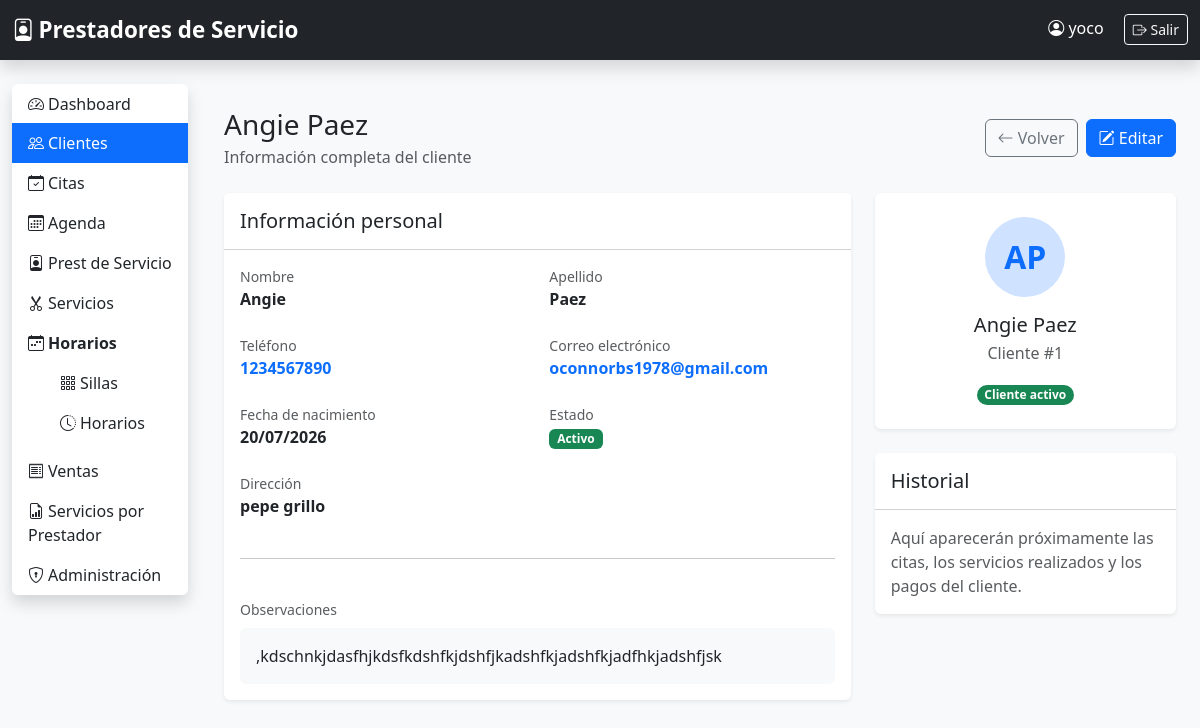
/clientes/1/ (signed in), run on the app's committed database.
### seguridad/models.py (models this page shows, shortened)
class Usuario(AbstractUser):
    telefono = models.CharField(max_length=20, blank=True)

### clientes/models.py (models this page shows, shortened)
class Cliente(models.Model):
    nombre = models.CharField(max_length=100)
    apellido = models.CharField(max_length=100)
    telefono = models.CharField(max_length=20)
    email = models.EmailField(
        blank=True,
        null=True,
        verbose_name="Correo electrónico"
    )
    direccion = models.CharField(
        max_length=250,
        blank=True
    )
    fecha_nacimiento = models.DateField(
        blank=True,
        null=True
    )
    fecha_registro = models.DateTimeField(
        auto_now_add=True
    )
    observaciones = models.TextField(
        blank=True
    )
    activo = models.BooleanField(
        default=True
    )
    class Meta:
        ordering = ["nombre", "apellido"]
        verbose_name = "Cliente"
        verbose_name_plural = "Clientes"

### clientes/views.py (the view)
# urls.py: path("<int:pk>/", views.detalle_cliente, name="detalle_cliente"),
@login_required
def detalle_cliente(request, pk):
    cliente = get_object_or_404(Cliente, pk=pk)
    return render(
        request,
        "clientes/detalle.html",
        {
            "cliente": cliente,
        },
    )

### clientes/templates/clientes/detalle.html (shortened to what this page needs)
{% extends "base.html" %}
{% block content %}
<div class="container-fluid py-4">
    <div class="d-flex flex-column flex-md-row justify-content-between align-items-md-center gap-3 mb-4">
        <div>
            <h1 class="h3 mb-1">
                {{ cliente.nombre }} {{ cliente.apellido }}
            </h1>
            <p class="text-muted mb-0">
                Información completa del cliente
            </p>
        </div>
        <div class="d-flex gap-2">
            <a
                href="{% url 'clientes:lista_clientes' %}"
                class="btn btn-outline-secondary"
            >
                <i class="bi bi-arrow-left"></i>
                Volver
            </a>
            <a
                href="{% url 'clientes:editar_cliente' cliente.pk %}"
                class="btn btn-primary"
            >
                <i class="bi bi-pencil-square"></i>
                Editar
            </a>
        </div>
    </div>
    <div class="row g-4">
        <div class="col-lg-8">
            <div class="card shadow-sm border-0 h-100">
                <div class="card-header bg-white py-3">
                    <h2 class="h5 mb-0">
                        Información personal
                    </h2>
                </div>
                <div class="card-body">
                    <div class="row g-4">
                        <div class="col-md-6">
                            <small class="text-muted d-block">
                                Nombre
                            </small>
                            <span class="fw-semibold">
                                {{ cliente.nombre|default:"No registrado" }}
                            </span>
                        </div>
                        <div class="col-md-6">
                            <small class="text-muted d-block">
                                Apellido
                            </small>
                            <span class="fw-semibold">
                                {{ cliente.apellido|default:"No registrado" }}
                            </span>
                        </div>
                        <div class="col-md-6">
                            <small class="text-muted d-block">
                                Teléfono
                            </small>
                            {% if cliente.telefono %}
                                <a
                                    href="tel:{{ cliente.telefono }}"
                                    class="text-decoration-none fw-semibold"
                                >
                                    {{ cliente.telefono }}
                                </a>
                            {% else %}
                                <span class="text-muted">No registrado</span>
                            {% endif %}
                        </div>
                        <div class="col-md-6">
                            <small class="text-muted d-block">
                                Correo electrónico
                            </small>
                            {% if cliente.email %}
                                <a
                                    href="mailto:{{ cliente.email }}"
                                    class="text-decoration-none fw-semibold"
                                >
                                    {{ cliente.email }}
                                </a>
                            {% else %}
                                <span class="text-muted">No registrado</span>
                            {% endif %}
                        </div>
                        <div class="col-md-6">
                            <small class="text-muted d-block">
                                Fecha de nacimiento
                            </small>
                            {% if cliente.fecha_nacimiento %}
                                <span class="fw-semibold">
                                    {{ cliente.fecha_nacimiento|date:"d/m/Y" }}
                                </span>
                            {% else %}
                                <span class="text-muted">No registrada</span>
                            {% endif %}
                        </div>
                        <div class="col-md-6">
                            <small class="text-muted d-block">
                                Estado
                            </small>
                            {% if cliente.activo %}
                                <span class="badge text-bg-success">
                                    Activo
                                </span>
                            {% else %}
                                <span class="badge text-bg-secondary">
                                    Inactivo
                                </span>
                            {% endif %}
                        </div>
                        <div class="col-12">
                            <small class="text-muted d-block">
                                Dirección
                            </small>
                            {% if cliente.direccion %}
                                <span class="fw-semibold">
                                    {{ cliente.direccion }}
                                </span>
                            {% else %}
                                <span class="text-muted">No registrada</span>
                            {% endif %}
                        </div>
                        <div class="col-12">
                            <hr>
                        </div>
                        <div class="col-12">
                            <small class="text-muted d-block mb-2">
                                Observaciones
                            </small>
                            {% if cliente.observaciones %}
                                <div class="bg-light rounded p-3">
                                    {{ cliente.observaciones|linebreaksbr }}
                                </div>
                            {% else %}
                                <div class="bg-light rounded p-3 text-muted">
                                    No hay observaciones registradas.
                                </div>
                            {% endif %}
                        </div>
                    </div>
                </div>
            </div>
        </div>
        <div class="col-lg-4">
            <div class="card shadow-sm border-0 mb-4">
                <div class="card-body text-center py-4">
                    <div
                        class="rounded-circle bg-primary-subtle text-primary d-inline-flex align-items-center justify-content-center mb-3"
                        style="width: 80px; height: 80px;"
                    >
                        <span class="fs-2 fw-bold">
                            {{ cliente.nombre|first|upper }}{{ cliente.apellido|first|upper }}
                        </span>
                    </div>
                    <h2 class="h5 mb-1">
                        {{ cliente.nombre }} {{ cliente.apellido }}
                    </h2>
                    <p class="text-muted mb-3">
                        Cliente #{{ cliente.pk }}
                    </p>
                    {% if cliente.activo %}
                        <span class="badge rounded-pill text-bg-success">
                            Cliente activo
                        </span>
                    {% else %}
                        <span class="badge rounded-pill text-bg-secondary">
                            Cliente inactivo
                        </span>
                    {% endif %}
                </div>
            </div>
            <div class="card shadow-sm border-0">
                <div class="card-header bg-white py-3">
                    <h2 class="h5 mb-0">
                        Historial
                    </h2>
                </div>
                <div class="card-body">
                    <p class="text-muted mb-0">
                        Aquí aparecerán próximamente las citas, los servicios
                        realizados y los pagos del cliente.
                    </p>
                </div>
            </div>
        </div>
    </div>
</div>
{% endblock %}

### templates/base.html (shortened to what this page needs)
{% load static %}
<!DOCTYPE html>
<html lang="es">
<head>
    <link href="https://cdn.jsdelivr.net/npm/bootstrap@5.3.7/dist/css/bootstrap.min.css" rel="stylesheet">
    <link href="https://cdn.jsdelivr.net/npm/bootstrap-icons@1.13.1/font/bootstrap-icons.min.css" rel="stylesheet">
    <link rel="stylesheet" href="{% static 'css/style.css' %}">
</head>
<body class="bg-light">
<nav class="navbar navbar-expand-lg navbar-dark bg-dark shadow">
    <div class="container-fluid">
        <a class="navbar-brand fw-bold" href="{% url 'dashboard' %}">
            <i class="bi bi-person-badge me-1"></i>Prestadores de Servicio
        </a>
        <div class="ms-auto">
            {% if user.is_authenticated %}
                <span class="text-white me-3">
                    <i class="bi bi-person-circle"></i>
                    {% if user.first_name or user.last_name %}
                        {{ user.first_name }} {{ user.last_name }}
                    {% else %}
                        {{ user.username }}
                    {% endif %}
                </span>
                <a href="{% url 'cerrar_sesion' %}" class="btn btn-outline-light btn-sm">
                    <i class="bi bi-box-arrow-right"></i> Salir
                </a>
            {% endif %}
        </div>
    </div>
</nav>
<div class="container-fluid mt-4">
    <div class="row">
        {% if user.is_authenticated %}
            <div class="col-md-2 mb-4">
                <div class="list-group shadow">
                    <a href="{% url 'dashboard' %}" class="list-group-item list-group-item-action {% if request.resolver_match.url_name == 'dashboard' %}active{% endif %}">
                        <i class="bi bi-speedometer2 me-1"></i>Dashboard
                    </a>
                    <a href="{% url 'clientes:lista_clientes' %}" class="list-group-item list-group-item-action {% if request.resolver_match.namespace == 'clientes' %}active{% endif %}">
                        <i class="bi bi-people me-1"></i>Clientes
                    </a>
                    <a href="{% url 'citas:listar_citas' %}" class="list-group-item list-group-item-action {% if request.resolver_match.namespace == 'citas' and request.resolver_match.url_name == 'listar_citas' %}active{% endif %}">
                        <i class="bi bi-calendar-check me-1"></i>Citas
                    </a>
                    <a href="{% url 'citas:agenda_citas' %}" class="list-group-item list-group-item-action {% if request.resolver_match.namespace == 'citas' and request.resolver_match.url_name == 'agenda_citas' %}active{% endif %}">
                        <i class="bi bi-calendar3 me-1"></i>Agenda
                    </a>
                    <a href="{% url 'barberos:lista_barberos' %}" class="list-group-item list-group-item-action {% if request.resolver_match.namespace == 'barberos' %}active{% endif %}">
                        <i class="bi bi-person-badge me-1"></i>Prest de Servicio
                    </a>
                    <a href="{% url 'servicios:lista' %}" class="list-group-item list-group-item-action {% if request.resolver_match.namespace == 'servicios' %}active{% endif %}">
                        <i class="bi bi-scissors me-1"></i>Servicios
                    </a>
                    <div class="list-group-item">
                        <div class="fw-bold mb-2"><i class="bi bi-calendar-week me-1"></i>Horarios</div>
                        <div class="list-group ms-3">
                            <a href="{% url 'horarios:listar_sillas' %}" class="list-group-item list-group-item-action ">
                                <i class="bi bi-grid-3x3-gap me-1"></i>Sillas
                            </a>
                            <a href="{% url 'horarios:listar_horarios' %}" class="list-group-item list-group-item-action ">
                                <i class="bi bi-clock-history me-1"></i>Horarios
                            </a>
                        </div>
                    </div>
                    <a href="{% url 'ventas:lista' %}" class="list-group-item list-group-item-action {% if request.resolver_match.namespace == 'ventas' and request.resolver_match.url_name != 'reporte_servicios' %}active{% endif %}">
                        <i class="bi bi-receipt me-1"></i>Ventas
                    </a>
                    <a href="{% url 'ventas:reporte_servicios' %}" class="list-group-item list-group-item-action ">
                        <i class="bi bi-file-earmark-bar-graph me-1"></i>Servicios por Prestador
                    </a>
                    <a href="{% url 'admin:index' %}" class="list-group-item list-group-item-action {% if request.resolver_match.namespace == 'admin' %}active{% endif %}">
                        <i class="bi bi-shield-lock me-1"></i>Administración
                    </a>
                </div>
            </div>
            <main class="col-md-10">
        {% else %}
            <main class="col-12">
        {% endif %}
            {% block content %}{% endblock %}
            </main>
    </div>
</div>
</body>
</html>

### templates/static/css/style.css (style rules this page uses)
body { font-family: "Segoe UI", sans-serif; }
.list-group-item { border: none; }
.list-group-item.active { background:#0d6efd; }
.navbar-brand { font-size:1.4rem; }

### data on the page
Usuario: username "yoco"
Cliente: nombre "Angie", apellido "Paez", telefono "1234567890", email "oconnorbs1978@gmail.com", fecha_nacimiento "20/07/2026", direccion "pepe grillo", observaciones ",kdschnkjdasfhjkdsfkdshfkjdshfjkadshfkjadshfkjadfhkjadshfjsk", nombre|first "A", apellido|first "P", pk "1"
